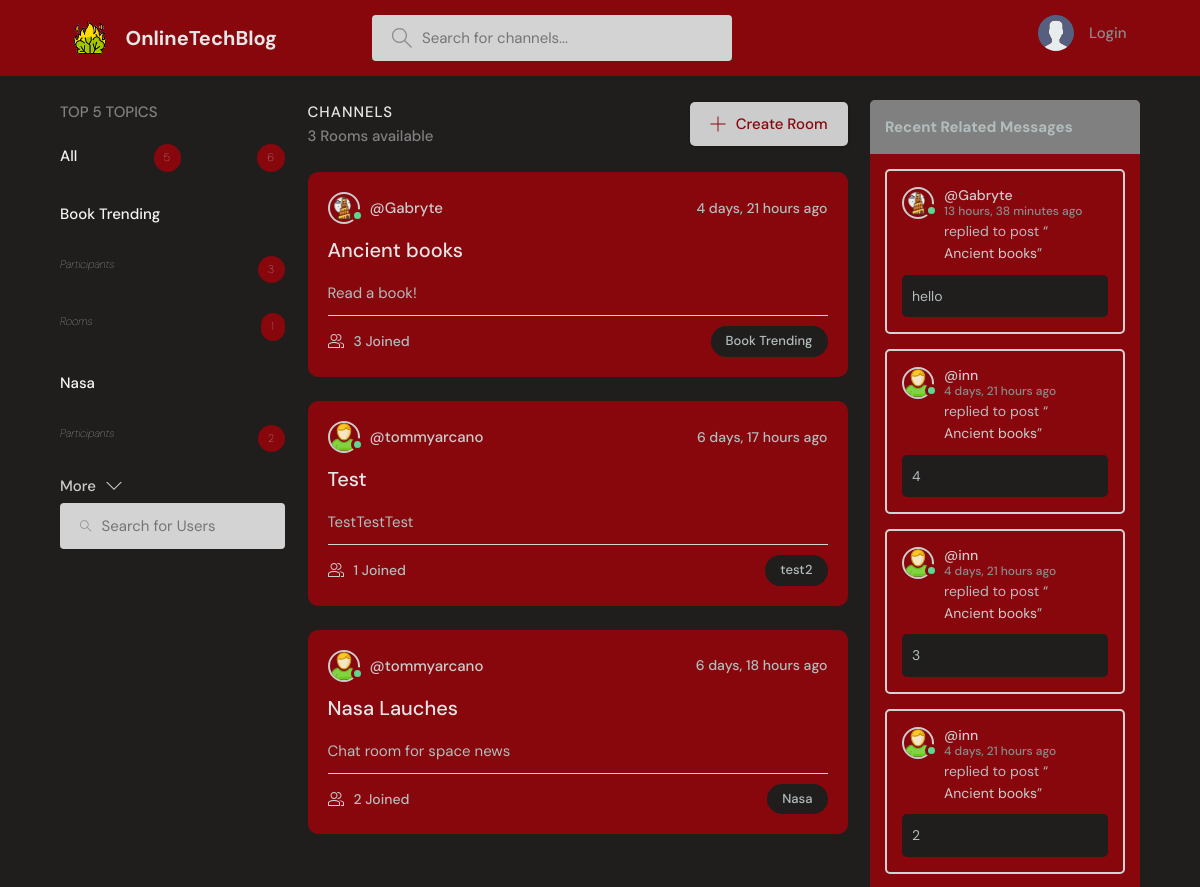
/ (upper part), run on an earlier commit of the app's database.
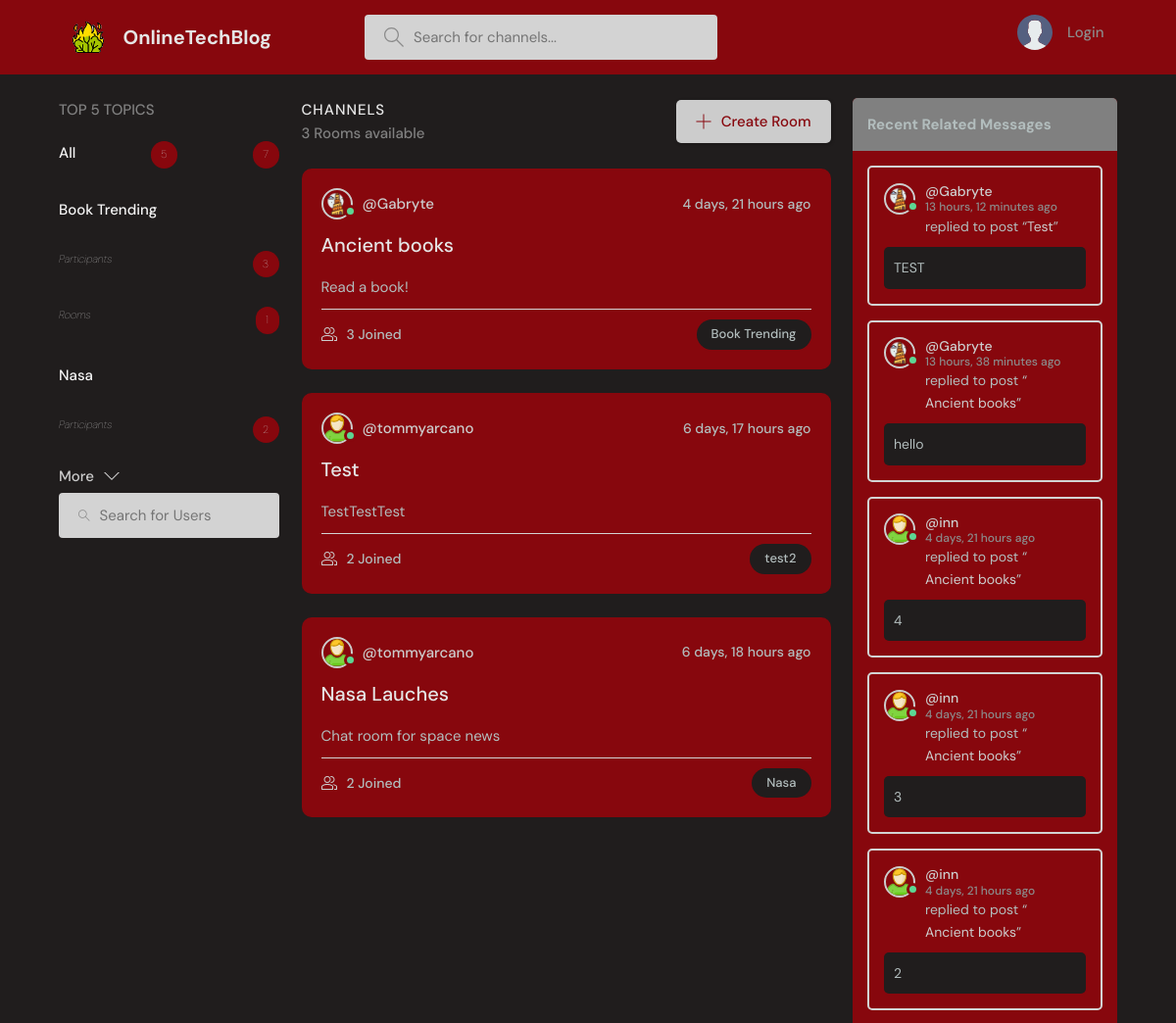
And on a later commit of the database.
### baseProject/models.py (models this page shows, shortened)
class Topic(models.Model):
    name = models.CharField(max_length=10, unique=True)

class Room(models.Model):
    host = models.ForeignKey(User, on_delete=models.SET_NULL, null=True)
    participants = models.ManyToManyField(User, related_name='participants', blank=True)
    topic = models.ForeignKey(Topic, null=True, blank=True,on_delete=models.SET_NULL)
    name = models.CharField(max_length=200, unique=True)
    description = models.TextField(null=True, blank=True)
    friendsOnly = models.BooleanField(default=False)
    updated = models.DateTimeField(auto_now=True)
    created = models.DateTimeField(auto_now_add=True)
    class Meta:
        ordering = ('-updated','-created')
    def __str__(self):
        return self.name

class User(AbstractUser):
    name = models.CharField(max_length=200, null=True)
    surname = models.CharField(max_length=200, null=True)
    email = models.EmailField(unique=True,null=True)
    status = models.TextField(null=True)
    icon = models.ImageField(null=True, default="userBase.svg")
    showFriendsMessages = models.BooleanField(default=False)
    USERNAME_FIELD = 'email'
    REQUIRED_FIELDS = []

class Message(models.Model):
    user = models.ForeignKey(User, on_delete=models.CASCADE)
    room = models.ForeignKey(Room, on_delete=models.CASCADE)
    body = models.TextField()
    image = models.ImageField(null=True, blank=True)
    updated = models.DateTimeField(auto_now=True)
    created = models.DateTimeField(auto_now_add=True)
    likes = models.ManyToManyField(User, related_name='comment')
    class Meta:
        ordering = ('-updated','-created')

### baseProject/views.py (the view)
# urls.py: 2. Add a URL to urlpatterns:  path('', views.home, name='home')
def home(request):
    page = 'home'
    q = request.GET.get('q') if request.GET.get('q') != None else ''
    rooms = Room.objects.filter(
        Q(topic__name__icontains=q) | Q(name__icontains=q) | Q(description__icontains=q)).order_by('-updated')
    num = 5
    topic = Topic.objects.annotate(num_participants=Count('room__participants'), num_rooms=Count('room')).order_by(
        '-num_participants', '-num_rooms')[0:num]
    total_participants = topic.aggregate(total_participants=Sum('num_participants')).get('total_participants', 0)
    rooms_count = rooms.count()
    room_messages = Message.objects.filter(Q(room__topic__name__icontains=q))
    friend_messages, requestFriendsExists = checkForFriendsMessages(request)
    context = {'rooms': rooms, 'topics': topic, 'rooms_count': rooms_count, 'room_messages': room_messages, "num": num,
               "total_participants": total_participants, "friend_messages": friend_messages, "page": page,
               "requestFriendsExists": requestFriendsExists}
    return render(request, 'baseProject/home.html', context)

### baseProject/templates/baseProject/home.html (shortened to what this page needs)
{% extends 'main.html' %}
{% block content %}
<main class="layout layout--3">
      <div class="container">
          {% include 'baseProject/topic_inside.html' %}
        <div class="roomList">
          <div class="roomList__header">
            <div>
              <h2>Channels</h2>
              <p>{{ rooms_count }} Rooms available</p>
            </div>
            <a class="btn btn--main" href="{% url 'create-room' %}">
              <svg version="1.1" xmlns="http://www.w3.org/2000/svg" width="32" height="32" viewBox="0 0 32 32">
                <title>add</title>
                <path
                  d="M16.943 0.943h-1.885v14.115h-14.115v1.885h14.115v14.115h1.885v-14.115h14.115v-1.885h-14.115v-14.115z"
                ></path>
              </svg>
              Create Room
            </a>
          </div>
            {% if page == 'home' %}
          {% include 'baseProject/central_home.html' %}
            {% else %}
                {% include 'baseProject/central_home_for_usersearch.html' %}
            {% endif %}
        </div>
          {% include 'baseProject/feed_inside.html' %}
      </div>
    </main>
{% endblock content%}

### baseProject/templates/baseProject/topic_inside.html (shortened to what this page needs)
<div class="topics">
    <div class="topics__header">
        <h2>Top {{ num }} Topics</h2>
    </div>
    <ul class="listTopics">
        <li>
            <a href="{% url 'home' %}">All
                <span class="numberPro">{{ topics.count }}</span><span class="numberPro">{{ total_participants }}</span></a>
        </li>
        {% for topic in topics %}
            <li>
                <a href="{% url 'home' %}?q={{ topic.name }}">{{ topic.name }}</a>
            </li>
            <li>
                <a><i>Participants</i><span class="numberPro">{{ topic.num_participants }}</span></a>
            </li>
            <li>
                <a><i>Rooms</i><span class="numberPro">{{ topic.room_set.all.count }}</span></a>
            </li>
        {% endfor %}
    </ul>
    <a class="btn btn--link" href="{% url 'arguments' %}">
        More
        <svg version="1.1" xmlns="http://www.w3.org/2000/svg" width="32" height="32" viewBox="0 0 32 32">
            <title>chevron-down</title>
            <path d="M16 21l-13-13h-3l16 16 16-16h-3l-13 13z"></path>
        </svg>
    </a>
    <form action="{% url 'userSearch' %}" method="GET" class="searchBar">
        <label>
            <input name="q" placeholder="Search for Users"/>
        </label>
    </form>
</div>

### baseProject/templates/baseProject/central_home.html (shortened to what this page needs)
{% for room in rooms %}
    <div class="RoomIteratedLister">
        <div class="ChannelListerRoomHeaderBlock">
            <a href="{% url 'user-profile' room.host.id %}" class="HostRoomChannelLister">
                {% if room.host.is_authenticated %}
                    <div class="avatar avatar--small active">
                        <img src="{{ room.host.icon.url }}"/>
                    </div>
                {% else %}
                    <div class="avatar avatar--small">
                        <img src="{{ room.host.icon.url }}"/>
                    </div>
                {% endif %}
                <span>@{{ room.host.username }}</span>
            </a>
            <div class="ChannelLastActionMessage">
                <span>{{ room.created|timesince }} ago</span>
            </div>
        </div>
        <div class="ContentChannelRoomList">
            <a href="{% url 'room' room.id %}">{{ room.name }}</a>
            <p>{{ room.description }}</p>
        </div>
        <div class="ChannelMetaRoom">
            <a href="{% url 'room' room.id %}" class="ChannelListChannelJoined">
                {{ room.participants.all.count }} Joined
            </a>
            <p class="ChannelListTopicRoom">{{ room.topic.name }}</p>
        </div>
    </div>
{% endfor %}

### baseProject/templates/baseProject/feed_inside.html (shortened to what the changed rows need)
{% if requestFriendsExists and request.user.showFriendsMessages == True %}
    <div class="LastMessagesFromUsers">
        <div class="layout__boxHeader">
            <h2>Friend Messages</h2>
        </div>
        {% for activity in friend_messages %}
            <div class="ActivitiesBoxingBox">
                <div class="activities__boxHeader ChannelListerRoomHeaderBlock">
                    <a href="{% url 'user-profile' activity.user.id %}" class="HostRoomChannelLister">
                        {% if activity.user.is_authenticated %}
                            <div class="avatar avatar--small active">
                                <img src="{{ activity.user.icon.url }}"/>
                            </div>
                        {% else %}
                            <div class="avatar avatar--small">
                                <img src="{{ activity.user.icon.url }}"/>
                            </div>
                        {% endif %}
                        <p>
                            @{{ activity.user.username }}
                            <span>{{ activity.created|timesince }} ago</span>
                        </p>
                    </a>
                </div>
                <div class="BoxingContentActivities">
                    <p>replied to post “<a href="{% url 'room' activity.room.id %}">{{ activity.room }}</a>”</p>
                    <div class="ActivitiesBoxingRoomChannelContent">
                        {{ activity.body }}
                    </div>
                </div>
            </div>
        {% endfor %}
    </div>
{% else %}
    <div class="LastMessagesFromUsers">
        <div class="layout__boxHeader">
            {% if page == 'userSearch' %}
                <h2>Recent Searched Users Messages</h2>
            {% else %}
                <h2>Recent Related Messages</h2>
            {% endif %}
        </div>
        {% if page == 'userSearch' %}
            {% for activity in searched_users_messages %}
                <div class="ActivitiesBoxingBox">
                    <div class="activities__boxHeader ChannelListerRoomHeaderBlock">
                        <a href="{% url 'user-profile' activity.user.id %}" class="HostRoomChannelLister">
                            {% if activity.user.is_authenticated %}
                                <div class="avatar avatar--small active">
                                    <img src="{{ activity.user.icon.url }}"/>
                                </div>
                            {% else %}
                                <div class="avatar avatar--small">
                                    <img src="{{ activity.user.icon.url }}"/>
                                </div>
                            {% endif %}
                            <p>
                                @{{ activity.user.username }}
                                <span>{{ activity.created|timesince }} ago</span>
                            </p>
                        </a>
                        {% if request.user == activity.user %}
                            <div class="ChannelLastActionMessage">
                                <a href="{% url 'delete-comment' activity.id %}">
                                    <svg version="1.1" xmlns="http://www.w3.org/2000/svg" width="32" height="32"
                                         viewBox="0 0 32 32">
                                        <title>remove</title>
                                        <path
                                                d="M27.314 6.019l-1.333-1.333-9.98 9.981-9.981-9.981-1.333 1.333 9.981 9.981-9.981 9.98 1.333 1.333 9.981-9.98 9.98 9.98 1.333-1.333-9.98-9.98 9.98-9.981z"
                                        ></path>
                                    </svg>
                                </a>
                            </div>
                        {% endif %}
                    </div>
                    <div class="BoxingContentActivities">
                        <p>replied to post “<a href="{% url 'room' activity.room.id %}">{{ activity.room }}</a>”</p>
                        <div class="ActivitiesBoxingRoomChannelContent">
                            {{ activity.body }}
                        </div>
                    </div>
                </div>
            {% endfor %}
        {% else %}
            {% for activity in room_messages %}
                <div class="ActivitiesBoxingBox">
                    <div class="activities__boxHeader ChannelListerRoomHeaderBlock">
                        <a href="{% url 'user-profile' activity.user.id %}" class="HostRoomChannelLister">
                            {% if activity.user.is_authenticated %}
                                <div class="avatar avatar--small active">
                                    <img src="{{ activity.user.icon.url }}"/>
                                </div>
                            {% else %}
                                <div class="avatar avatar--small">
                                    <img src="{{ activity.user.icon.url }}"/>
                                </div>
                            {% endif %}
                            <p>
                                @{{ activity.user.username }}
                                <span>{{ activity.created|timesince }} ago</span>
                            </p>
                        </a>
                    </div>
                    <div class="BoxingContentActivities">
                        <p>replied to post “<a href="{% url 'room' activity.room.id %}">{{ activity.room }}</a>”</p>
                        <div class="ActivitiesBoxingRoomChannelContent">
                            {{ activity.body }}
                        </div>
                    </div>
                </div>
            {% endfor %}
        {% endif %}
    </div>
{% endif %}

What changed in the data, as far as the page shows it:
computed for Room "Test": participants.all.count "1" → "2"
added Message: user.icon (picture), user.username "Gabryte", created "13 hours, 12 minutes", room "Test", body "TEST"
Also different on the page:
{{ total_participants }}: "6" → "7"
